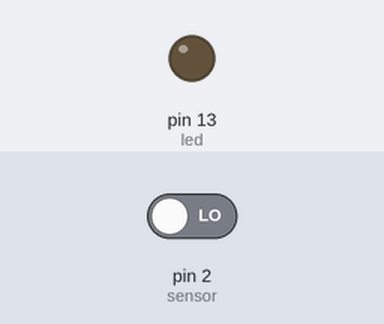
A sketch run on a simulated Arduino Uno, built with avr-gcc and run on an emulated ATmega328P. Parts: output pins drawn as LEDs (lit = HIGH). The inputs (shaded band) are chosen by the test bench; at power-on: pin 2 (sensor) LOW.

Above: at 1.2 s.
1.3 s: pin 2 (sensor) driven HIGH
At 2.1 s:
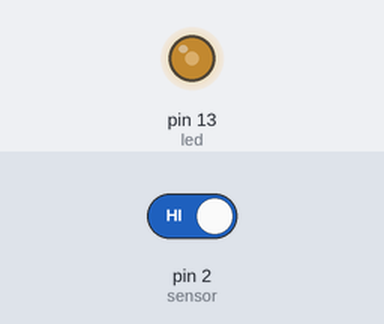
2.8 s: pin 2 (sensor) driven LOW
At 4.0 s:
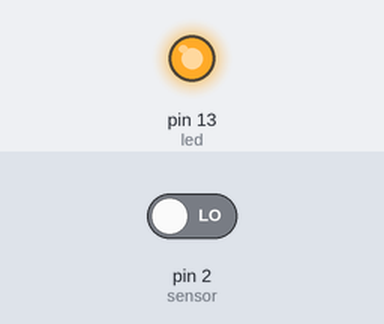
Timing chart, 0 to 5.8 s (numbered marks = the images above; inputs shaded):
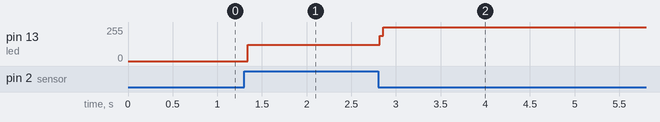

Measured:
- after the input at 1.3 s, pin 13 (led): 0/255 → 121/255 at once
- after the input at 2.8 s, pin 13 (led): 121/255 → 255/255 at once

The sketch:

soundsensor.ino
```cpp
int sensor = 2; // Connected to digital output of KY-038 sound sensor module
int led = 13; // Connected to postive of led
boolean is_on = false; //To determine/track if led is on or off

void setup() {
  pinMode(sensor, INPUT); //Setting the pin to input for reading data
  pinMode(led, OUTPUT); //Setting the pin to output for turning the led on/off

}

void loop() {

  int data = digitalRead(sensor); //Reading data from sensor and storing in variable

  if (data == 1) { // 1 is sent from sensor when loud noise is detected
    if (is_on == true) { // If led is on then turn it off
      digitalWrite(led, LOW);
      is_on = false;
    }
    else { // else if led is off then turn it on
      digitalWrite(led, HIGH);
      is_on = true;
    }
  }
}
```
